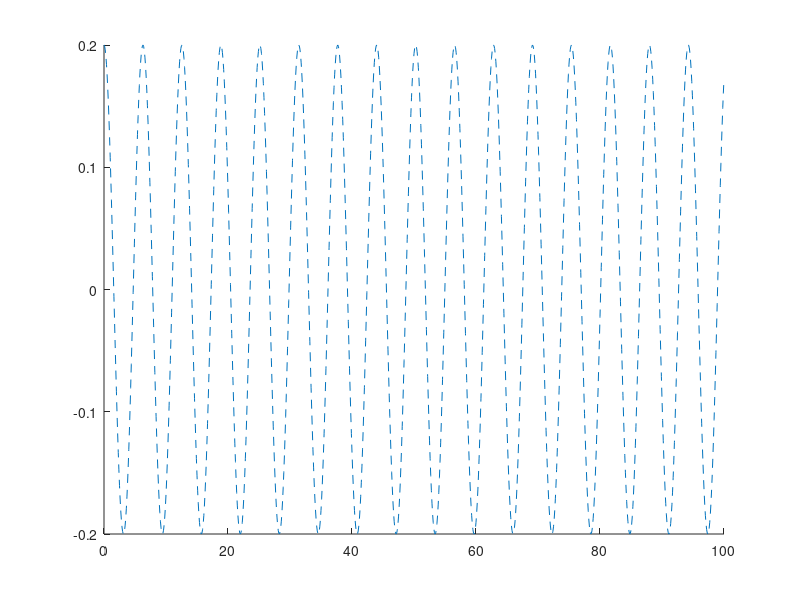

This figure's MATLAB source: (Note: this script raises an error after producing the figure.)
clc; clear; close all

% Define parameters
theta0 = [0.2, 1.0];
omega0 = 0.0;
dt = 0.125;
t_end = 100;

% ODE non linear Pendulum
f = @(t, y) [y(2); -sin(y(1))];

% Linearized exact solution for comparison
theta_exactF = @(t,theta0) theta0 * cos(t);


%% For different methods

% Explicit_Euler
figure; hold on;
t = linspace(0,100,1001);
for i = 1:length(theta0)
	theta_exact = theta_exactF(t,theta0(i));
	plot(t, theta_exact, '--');
	y0 = [theta0(i); omega0];
    [t, y] = Explicit_Euler(f, y0, dt, t_end);
    plot(t, y(:, 1));
end
legend("Linearized exact for theta0 = 0.2", "theta0 = 0.2", "Linearized exact for theta0 = 1.0", "theta0 = 1.0")
xlabel('Time');
ylabel('\theta');
legend;
title("Explicit Euler")
grid on
ylim([-4 4])
    


% Heun
figure; hold on;
t = linspace(0,100,1001);
for i = 1:length(theta0)
	theta_exact = theta_exactF(t,theta0(i));
	plot(t, theta_exact, '--');
	y0 = [theta0(i); omega0];
    [t, y] = Heun(f, y0, dt, t_end);
    plot(t, y(:, 1));
end
legend("Linearized exact for theta0 = 0.2", "theta0 = 0.2", "Linearized exact for theta0 = 1.0", "theta0 = 1.0")
xlabel('Time');
ylabel('\theta');
legend;
title("Heun")
grid on
ylim([-1.5 1.5])


% Runge Kutta
figure; hold on;
t = linspace(0,100,1001);
for i = 1:length(theta0)
	theta_exact = theta_exactF(t,theta0(i));
	plot(t, theta_exact, '--');
	y0 = [theta0(i); omega0];
    [t, y] = Runge_Kutta(f, y0, dt, t_end);
    plot(t, y(:, 1));
end
legend("Linearized exact for theta0 = 0.2", "theta0 = 0.2", "Linearized exact for theta0 = 1.0", "theta0 = 1.0")
xlabel('Time');
ylabel('\theta');
legend;
title("Runge Kutta")
grid on
ylim([-1.5 1.5])


% Implicit Euler
figure; hold on;
t = linspace(0,100,1001);
for i = 1:length(theta0)
	theta_exact = theta_exactF(t,theta0(i));
	plot(t, theta_exact, '--');
	y0 = [theta0(i); omega0];
    [t, y] = Implicit_Euler(f, y0, dt, t_end);
    plot(t, y(:, 1));
end
legend("Linearized exact for theta0 = 0.2", "theta0 = 0.2", "Linearized exact for theta0 = 1.0", "theta0 = 1.0")
xlabel('Time');
ylabel('\theta');
legend;
title("Implicit Euler")
grid on
ylim([-1.5 1.5])

% Crank Nicolson
figure; hold on;
t = linspace(0,100,1001);
for i = 1:length(theta0)
	theta_exact = theta_exactF(t,theta0(i));
	plot(t, theta_exact, '--');
	y0 = [theta0(i); omega0];
    [t, y] = Crank_Nicolson(f, y0, dt, t_end);
    plot(t, y(:, 1));
end
legend("Linearized exact for theta0 = 0.2", "theta0 = 0.2", "Linearized exact for theta0 = 1.0", "theta0 = 1.0")
xlabel('Time');
ylabel('\theta');
legend;
title("Crank Nicolson")
grid on
ylim([-1.5 1.5])